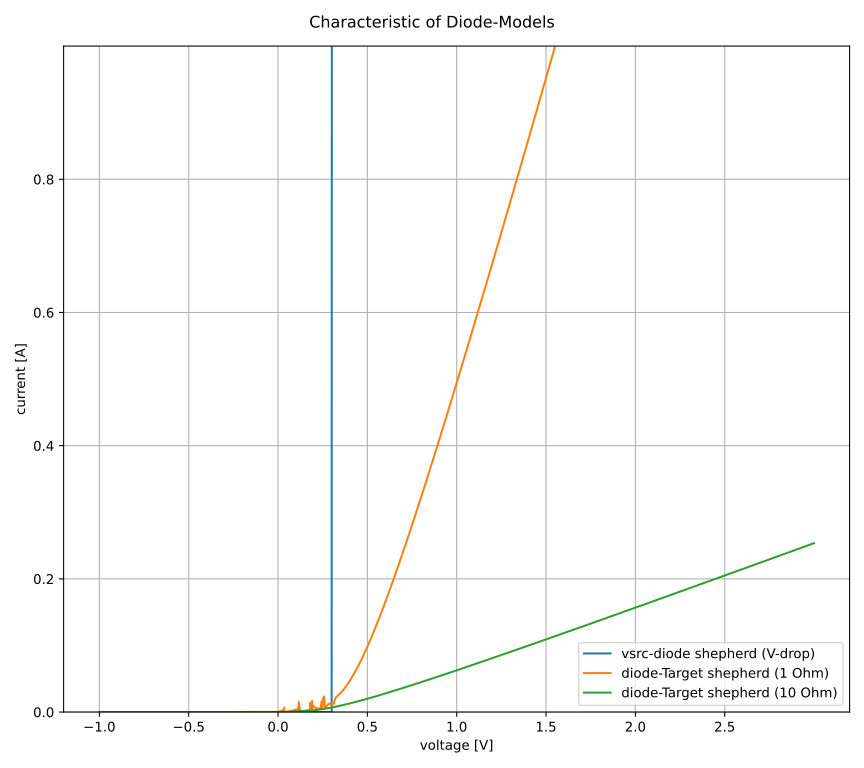

Reproduce this figure in Python.
from pathlib import Path

import numpy as np
from diode_shepherd import DiodeTarget
from diode_shepherd import shp_diode_sim
from diode_shepherd import shp_diode_target_sim
from matplotlib import pyplot as plt

U_start = -1.0
U_end = 3.0

# simulate shepherd @ 3 V, 1 mA for 1 s
shp1 = shp_diode_sim(
    U_start_V=U_start,
    U_end_V=U_end,
)
shp2 = shp_diode_target_sim(
    diode=DiodeTarget(V_forward_V=0.3, I_forward_A=20e-3, R_Ohm=1),
    U_start_V=U_start,
    U_end_V=U_end,
)
shp3 = shp_diode_target_sim(
    diode=DiodeTarget(V_forward_V=0.3, I_forward_A=20e-3, R_Ohm=10.0),
    U_start_V=U_start,
    U_end_V=U_end,
)


fig = plt.figure(figsize=(9, 8), layout="tight")

plt.plot(shp1["voltage"], shp1["current"], label="vsrc-diode shepherd (V-drop)")
plt.plot(shp2["voltage"], shp2["current"], label="diode-Target shepherd (1 Ohm)")
plt.plot(shp3["voltage"], shp3["current"], label="diode-Target shepherd (10 Ohm)")

plt.suptitle("Characteristic of Diode-Models")
plt.xlabel("voltage [V]")
plt.ylabel("current [A]")
plt.xticks(np.arange(U_start, U_end, 0.5))
plt.yticks(np.arange(0, 1, 0.2))
plt.ylim(bottom=0.0, top=1.0)
plt.grid(True)
plt.legend(loc="lower right")
plt.tight_layout()
# force direct values on axis
for ax in fig.get_axes():
    ax.get_yaxis().get_major_formatter().set_useOffset(False)
    ax.get_xaxis().get_major_formatter().set_useOffset(False)
plt.savefig(Path(__file__).with_suffix(".svg"))
plt.close(fig)
